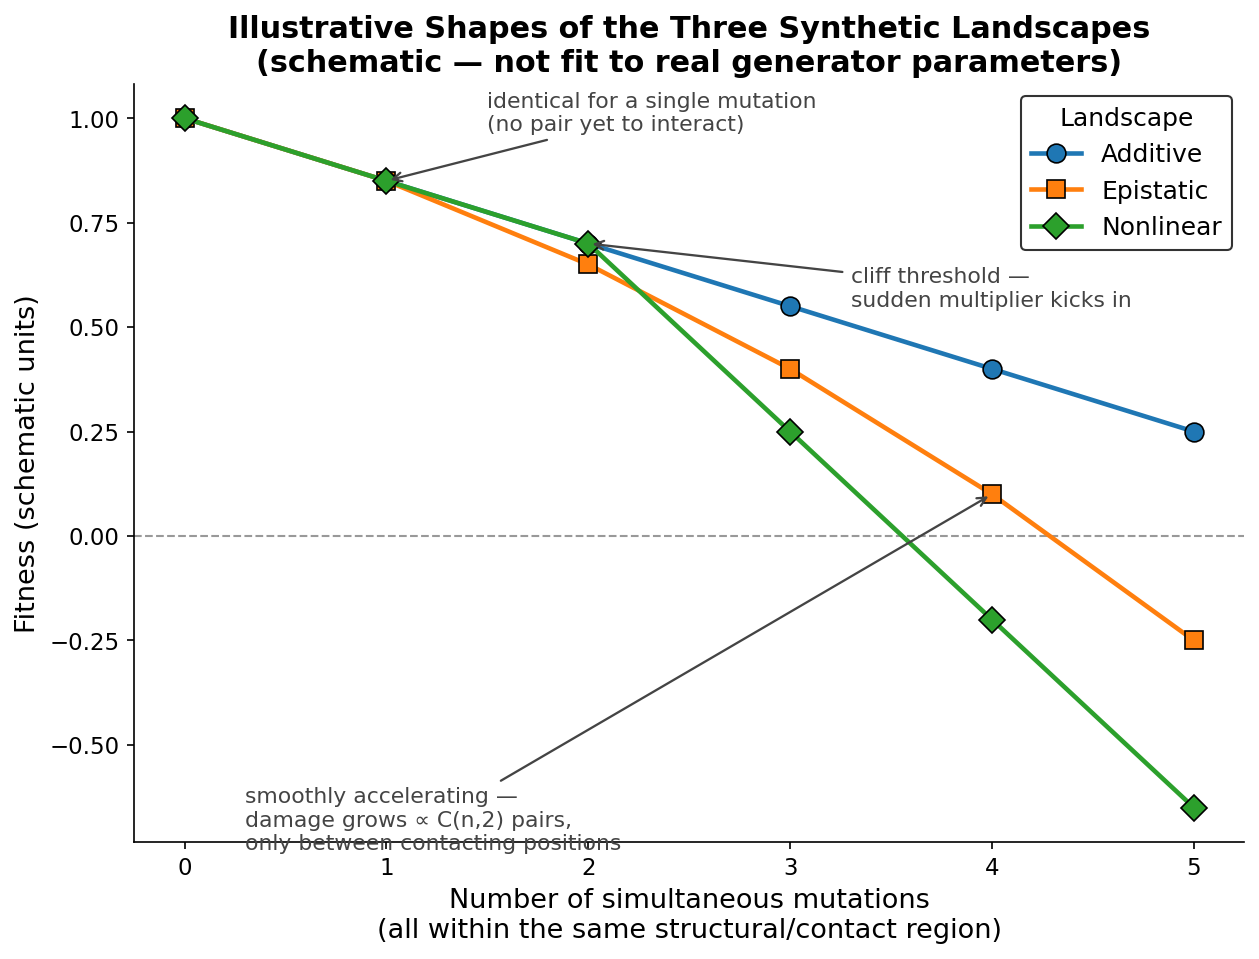

This chart was generated by the following Python code:
#!/usr/bin/env python3
"""
Illustrative schematic (NOT fit to real generator parameters) of how fitness
declines with more simultaneous mutations under each of the three synthetic
landscape models in src/igloo/synthetic_data.py, assuming all mutations fall
within the same structural/contact region (same SS region, contact=1.0) --
the case where additive, cliff, and epistatic behavior are maximally
distinguishable.

  Additive:   fitness = 1 - d*n                              (straight line)
  Nonlinear:  additive until a damage threshold, then a steep
              multiplier kicks in on the remaining damage      (flat, then cliff)
  Epistatic:  additive MINUS a pairwise term that grows as
              C(n,2) -- zero for n<=1 (no pair yet), then
              accelerating                                     (smooth, curving away)

d (per-mutation damage) and the epistatic/cliff scale constants here are
illustrative round numbers chosen to make the three FUNCTIONAL FORMS visually
distinct -- not fitted to the real blosum_penalty / importance_weight /
epistasis_scale values in synthetic_data.py.
"""
import math

import matplotlib.pyplot as plt
import numpy as np

COLORS = {"additive": "#1f77b4", "epistatic": "#ff7f0e", "nonlinear": "#2ca02c"}
MARKERS = {"additive": "o", "epistatic": "s", "nonlinear": "D"}

n = np.arange(0, 6)
d = 0.15

additive = 1 - d * n

cliff_threshold_n = 3
cliff_drop = 3.0
nonlinear = np.where(
    n <= cliff_threshold_n - 1,
    1 - d * n,
    (1 - d * (cliff_threshold_n - 1)) - cliff_drop * d * (n - (cliff_threshold_n - 1)),
)

pair_k = 0.05
pairs = np.array([math.comb(int(ni), 2) for ni in n])
epistatic = additive - pair_k * pairs

fig, ax = plt.subplots(figsize=(8.5, 6.5))

for name, vals in [("additive", additive), ("epistatic", epistatic), ("nonlinear", nonlinear)]:
    ax.plot(n, vals, f"{MARKERS[name]}-", color=COLORS[name], markersize=9,
            markeredgecolor="black", markeredgewidth=0.8, linewidth=2.2,
            label=name.capitalize(), zorder=3)

ax.axhline(0, color="#999999", linewidth=1.0, linestyle="--", zorder=1)

ax.annotate("identical for a single mutation\n(no pair yet to interact)",
            xy=(1, additive[1]), xytext=(1.5, 0.97),
            fontsize=10.5, color="#444444",
            arrowprops=dict(arrowstyle="->", color="#444444", lw=1.1))

ax.annotate("cliff threshold —\nsudden multiplier kicks in",
            xy=(cliff_threshold_n - 1, nonlinear[cliff_threshold_n - 1]),
            xytext=(3.3, 0.55),
            fontsize=10.5, color="#444444",
            arrowprops=dict(arrowstyle="->", color="#444444", lw=1.1))

ax.annotate("smoothly accelerating —\ndamage grows ∝ C(n,2) pairs,\nonly between contacting positions",
            xy=(4, epistatic[4]), xytext=(0.3, -0.75),
            fontsize=10.5, color="#444444",
            arrowprops=dict(arrowstyle="->", color="#444444", lw=1.1))

ax.set_xticks(n)
ax.set_xlabel("Number of simultaneous mutations\n(all within the same structural/contact region)",
              fontsize=13, color="black")
ax.set_ylabel("Fitness (schematic units)", fontsize=13, color="black")
ax.set_title("Illustrative Shapes of the Three Synthetic Landscapes\n(schematic — not fit to real generator parameters)",
             fontweight="bold", fontsize=14.5, color="black")
ax.tick_params(axis="both", labelsize=11, labelcolor="black", color="black")

legend = ax.legend(loc="upper right", fontsize=12, title="Landscape", title_fontsize=12)
legend.get_frame().set_edgecolor("black")
for text in legend.get_texts():
    text.set_color("black")
legend.get_title().set_color("black")

ax.spines["top"].set_visible(False)
ax.spines["right"].set_visible(False)
ax.spines["left"].set_color("black")
ax.spines["bottom"].set_color("black")

fig.tight_layout()
out = "/tmp/claude-3104396/-project-6007171-ranaab-IGLOO/0388602c-21fd-40cc-a9d5-649fcf1e8c6c/scratchpad/schematics/landscape_shapes_schematic"
fig.savefig(f"{out}.png", dpi=150, bbox_inches="tight")
print(f"saved {out}.png")
